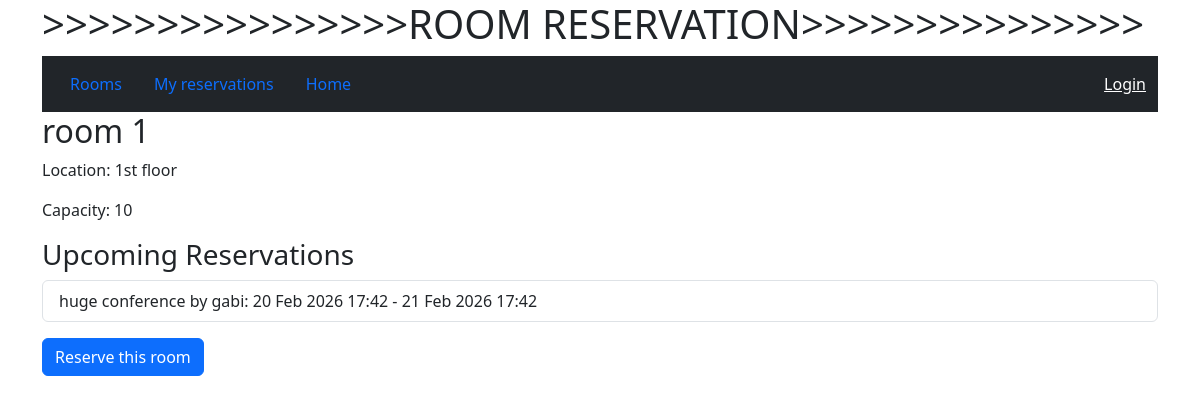
Screenshot of /rooms/1/ with the database file from the repository.
### rooms/models.py (models this page shows, shortened)
class Room(models.Model):
    name = models.CharField(max_length=200, unique=True)
    location = models.CharField(max_length=200, blank=True)
    capacity = models.IntegerField(default=10)
    is_active = models.BooleanField(default=True)
    class Meta:
        ordering = ['name']

class Reservation(models.Model):
    class Status(models.TextChoices):
        ACTIVE = "active", "Active"
        CANCELLED = "cancelled", "Cancelled"
    room = models.ForeignKey(Room, on_delete=models.PROTECT, related_name='reservations')
    organizer = models.ForeignKey('auth.User', on_delete=models.PROTECT, related_name='reservations')
    title = models.CharField(max_length=200)
    description = models.TextField(blank=True)
    start_at = models.DateTimeField()
    end_at = models.DateTimeField()
    status = models.CharField(max_length=10, choices=Status.choices, default=Status.ACTIVE)
    cancelled_at = models.DateTimeField(blank=True, null=True)
    created_at = models.DateTimeField(auto_now_add=True)
    updated_at = models.DateTimeField(auto_now=True)
    class Meta:
        ordering = ['start_at']
        indexes = [
            models.Index(fields=['room', 'start_at', 'end_at'], name='res_room_start_end_idx'),
            models.Index(fields=['organizer', 'start_at'], name='res_organizer_start_idx'),
        ]

### rooms/views.py (the view)
# urls.py: path("<int:pk>/", views.room_detail, name="detail"),
def room_detail(request, pk):
    room = get_object_or_404(Room, pk=pk)
    reservations = room.reservations.filter(status=Reservation.Status.ACTIVE)
    return render(request, "rooms/room_detail.html", {"room": room, "reservations": reservations})

### rooms/templates/rooms/room_detail.html (shortened to what this page needs)
{% extends "base.html" %}
{% block content %}
<h2>{{ room.name }}</h2>
<p>Location: {{ room.location }}</p>
<p>Capacity: {{ room.capacity }}</p>
<h3>Upcoming Reservations</h3>
<ul class="list-group">
    {% for res in reservations %}
    <li class="list-group-item">
        {{ res.title }} by {{ res.organizer.username }}:
        {{ res.start_at|date:"d M Y H:i" }} - {{ res.end_at|date:"d M Y H:i" }}
    </li>
    {% empty %}
    <li class="list-group-item">No active reservations.</li>
    {% endfor %}
</ul>
<a class="btn btn-primary mt-3" href="{% url 'rooms:reserve' room.id %}">Reserve this room</a>
{% endblock %}

### rows the page displays
Room: name "room 1", location "1st floor", capacity "10"
Reservation: title "huge conference", organizer.username "gabi", start_at "20 Feb 2026 17:42", end_at "21 Feb 2026 17:42"
